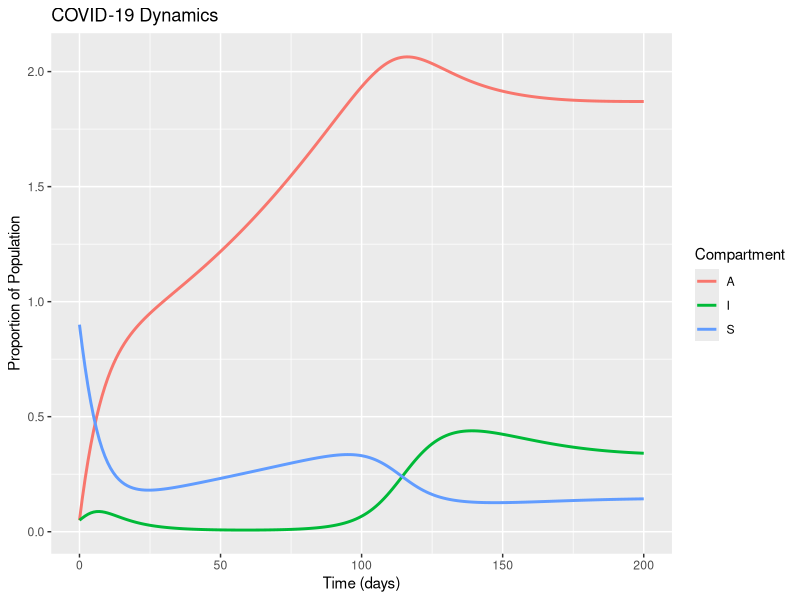

This chart was generated by the following R code:
## ---- chunk 1
knitr::opts_chunk$set(echo = TRUE)
## ---- chunk 2
library(dplyr)
library(tidyr)
library(deSolve)
library(ggplot2)

# Define the system of differential equations
covid_model <- function(time, state, parameters) {
  S <- state[1]
  A <- state[2]
  I <- state[3]
  
  # Extract parameters
  b <- parameters["b"]
  d <- parameters["d"]
  v <- parameters["v"]
  beta <- parameters["beta"]
  gamma <- parameters["gamma"]
  alpha <- parameters["alpha"]
  i <- parameters["i"]
    # Equations
  dS <- b * (S + A) - d * S - beta * S * I - alpha * S
  dA <- alpha * S + gamma * I - d * A - beta * A * I * (1 - i)
  dI <- beta * S * I + beta * A * I * (1 - i) - gamma * I - (d + v) * I
    
    # Return rate of change
  list(c(dS, dA, dI))
}

# Initial values and parameters
initial_state <- c(S = 0.9, A = 0.05, I = 0.05)
parameters <- c(
  b = 0.02,    # Birth rate
  d = 0.01,    # Death rate (natural)
  v = 0.05,    # Virulence
  beta = 0.5,  # Transmission rate
  gamma = 0.2, # Recovery rate
  alpha = 0.1, # Vaccination rate
  i = 0.8      # Proportion of immunity by vaccines/infections
)
time <- seq(0, 200, by = 1) # Time sequence (200 days)

# Solve the system
output <- ode(y = initial_state, times = time, func = covid_model, parms = parameters)

# Convert to a tidy data frame for analysis
output_df <- as.data.frame(output) %>%
  pivot_longer(cols = -time, names_to = "Compartment", values_to = "Proportion")

# Summarize results by compartment
summary_df <- output_df %>%
  group_by(Compartment) %>%
  summarize(
    mean_proportion = mean(Proportion),
    max_proportion = max(Proportion),
    min_proportion = min(Proportion)
  )

# Show key results
print(summary_df)

# Plot results using a tidy workflow
ggplot(output_df, aes(x = time, y = Proportion, color = Compartment)) +
  geom_line(size = 1) +
  labs(
    title = "COVID-19 Dynamics",
    x = "Time (days)",
    y = "Proportion of Population"
  )
